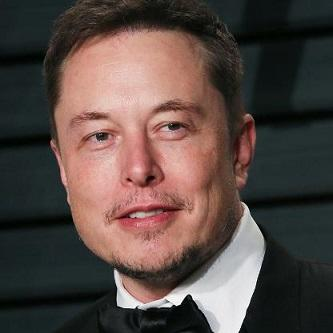
//> input picture imgs/elon.png, 333 x 333 px
$ ./equalize   (built with g++ and OpenCV 4)
//> lines starting //> are read from the running program, lines starting //| are printed output that depends on the picture; after the words box and inside, x2 and y2 are one past the last pixel; in counts of white or black regions, pixels touching at a corner belong together
#include <iostream>
#include <opencv2/opencv.hpp>

using namespace cv;
using namespace std;

int main(int argc, char** argv){
  Mat image;
  int width, height;
  vector<Mat> planes;
  int nbins = 64;
  float range[] = {0, 256};
  const float *histrange = { range };
  bool uniform = true;
  bool acummulate = false;

    image = imread("elon.png", CV_LOAD_IMAGE_GRAYSCALE);
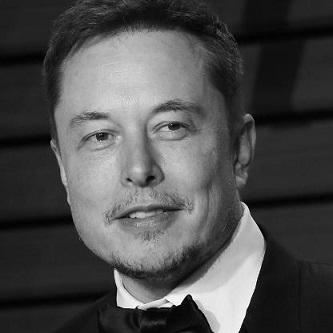
//> image: 333 rows x 333 cols, CV_8UC1; min 0, max 255, mean 76.5
    if (!image.data)
    {
        cout << "nao abriu" << endl;
    }
    namedWindow("janela", WINDOW_AUTOSIZE);

  width  = image.size().width;
//> width = 333
  height = image.size().height;
//> height = 333

  cout << "largura = " << width << endl;
//| largura = 333
  cout << "altura  = " << height << endl;
//| altura  = 333

  int histw = nbins, histh = nbins/2;
  //equalization for one channel
  Mat histImg(histh, histw, CV_8UC1, Scalar(0,0,0));
  Mat histImgEQ(histh, histw, CV_8UC1, Scalar(0,0,0));
  Mat eq;
  equalizeHist(image, eq);
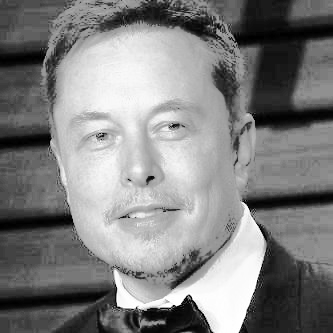
//> eq: 333 rows x 333 cols, CV_8UC1; min 0, max 255, mean 128.7
  Mat hist, histEQ;
    calcHist(&image, 1, 0, Mat(), hist, 1,
             &nbins, &histrange,
             uniform, acummulate);
//> hist = 64 values, max 10325 at index 8, min 32 at index 62, mean 1732.6
    calcHist(&eq, 1, 0, Mat(), histEQ, 1,
             &nbins, &histrange,
             uniform, acummulate);
//> histEQ = 64 values, max 3219 at index 6, min 0 at index 17, mean 1732.6

    cout << "chegou aqui";

    normalize(hist, hist, 0, histImg.rows, NORM_MINMAX, -1, Mat());
//> hist = 64 values, max 32 at index 8, min 0 at index 62, mean 5.29
    normalize(histEQ, histEQ, 0, histImgEQ.rows, NORM_MINMAX, -1, Mat());
//> histEQ = 64 values, max 32 at index 6, min 0 at index 17, mean 17.22

    histImg.setTo(Scalar(0));
    histImgEQ.setTo(Scalar(0));

    for(int i=0; i<nbins; i++){
      line(histImg,
           Point(i, histh),
           Point(i, histh-cvRound(hist.at<float>(i))),
           Scalar(255), 1, 8, 0);
      line(histImgEQ,
           Point(i, histh),
           Point(i, histh-cvRound(histEQ.at<float>(i))),
           Scalar(255), 1, 8, 0);
    }
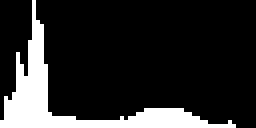
//> histImg: 32 rows x 64 cols, CV_8UC1 (shown 4 times larger); 16.4% white; 1 white region, box (x1, y1, x2, y2) and area: (0, 0, 59, 32) 336
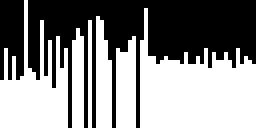
//> histImgEQ: 32 rows x 64 cols, CV_8UC1 (shown 4 times larger); 53.8% white; 2 black regions, box (x1, y1, x2, y2) and area: (7, 0, 64, 32) 842, (0, 0, 6, 20) 105
    histImg.copyTo(image(Rect(0, 0       ,nbins, histh)));
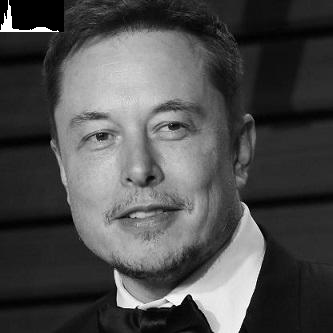
//> image: 333 rows x 333 cols, CV_8UC1; 1.85% of pixels changed, all inside (x1, y1, x2, y2) = (0, 0, 64, 32)
    histImgEQ.copyTo(eq(Rect(0, histh   ,nbins, histh)));
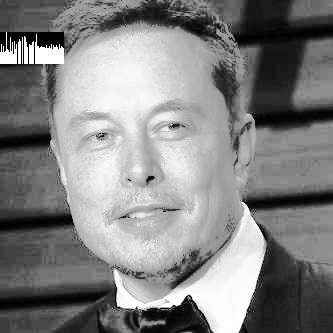
//> eq: 333 rows x 333 cols, CV_8UC1; 1.84% of pixels changed, all inside (x1, y1, x2, y2) = (0, 32, 64, 64)
    imshow("image", image);
    imshow("eq", eq);
    imwrite("equalize.png", image);
    imwrite("equalizeeq.png", eq);
    waitKey();

  return 0;
}

$ run again, with imgs/Original_homomorfico.png copied over imgs/elon.png
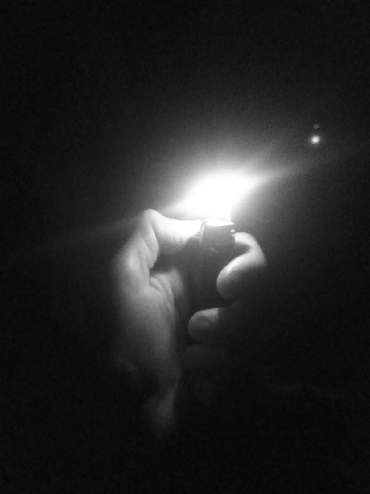
//> input picture imgs/Original_homomorfico.png, 370 x 494 px
//> image is the input picture: 494 rows x 370 cols, CV_8UC1; min 4, max 255, mean 36.8
//| largura = 370
//| altura  = 494
//> `calcHist(&image, 1, 0, Mat(), hist, 1, &nbins, &histrange, uniform, ac..`: hist = 64 values, max 43832 at index 3, min 0 at index 0, mean 2855.9
//> `calcHist(&eq, 1, 0, Mat(), histEQ, 1, &nbins, &histrange, uniform, acu..`: histEQ = 64 values, max 14136 at index 19, min 0 at index 1, mean 2855.9
//> `normalize(hist, hist, 0, histImg.rows, NORM_MINMAX, -1, Mat());`: hist = 64 values, max 32 at index 3, min 0 at index 0, mean 2.09
//> `normalize(histEQ, histEQ, 0, histImgEQ.rows, NORM_MINMAX, -1, Mat());`: histEQ = 64 values, max 32 at index 19, min 0 at index 1, mean 6.47
//> after the loop `for(int i=0; i<nbins; i++)`:
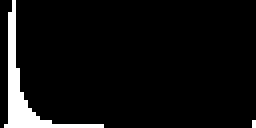
//> histImg: 32 rows x 64 cols, CV_8UC1 (shown 4 times larger); 6.2% white; 2 white regions (1 under 20 px), largest, box (x1, y1, x2, y2) and area: (1, 0, 26, 32) 124
//> image: 494 rows x 370 cols, CV_8UC1; 1.12% of pixels changed, all inside (x1, y1, x2, y2) = (0, 0, 64, 32)
//> `histImgEQ.copyTo(eq(Rect(0, histh   ,nbins, histh)));`:
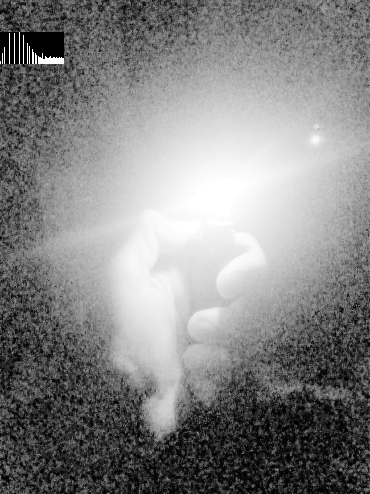
//> eq: 494 rows x 370 cols, CV_8UC1; min 0, max 255, mean 131.8

$ run again, with imgs/biel.png copied over imgs/elon.png
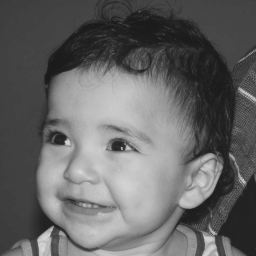
//> input picture imgs/biel.png, 256 x 256 px
//> image is the input picture: 256 rows x 256 cols, CV_8UC1; min 26, max 219, mean 100.9
//| largura = 256
//| altura  = 256
//> `calcHist(&image, 1, 0, Mat(), hist, 1, &nbins, &histrange, uniform, ac..`: hist = 64 values, max 10282 at index 16, min 0 at index 0, mean 1024
//> `calcHist(&eq, 1, 0, Mat(), histEQ, 1, &nbins, &histrange, uniform, acu..`: histEQ = 64 values, max 4524 at index 23, min 0 at index 16, mean 1024
//> `normalize(hist, hist, 0, histImg.rows, NORM_MINMAX, -1, Mat());`: hist = 64 values, max 32 at index 16, min 0 at index 0, mean 3.19
//> `normalize(histEQ, histEQ, 0, histImgEQ.rows, NORM_MINMAX, -1, Mat());`: histEQ = 64 values, max 32 at index 23, min 0 at index 16, mean 7.24
//> after the loop `for(int i=0; i<nbins; i++)`:
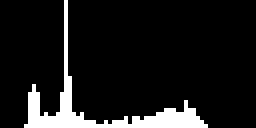
//> histImg: 32 rows x 64 cols, CV_8UC1 (shown 4 times larger); 10% white; 1 white region, box (x1, y1, x2, y2) and area: (6, 0, 52, 32) 204
//> image: 256 rows x 256 cols, CV_8UC1; 3.12% of pixels changed, all inside (x1, y1, x2, y2) = (0, 0, 64, 32)
//> `histImgEQ.copyTo(eq(Rect(0, histh   ,nbins, histh)));`:
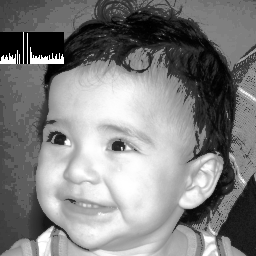
//> eq: 256 rows x 256 cols, CV_8UC1; min 0, max 255, mean 128.6

$ run again, with imgs/eq.png copied over imgs/elon.png
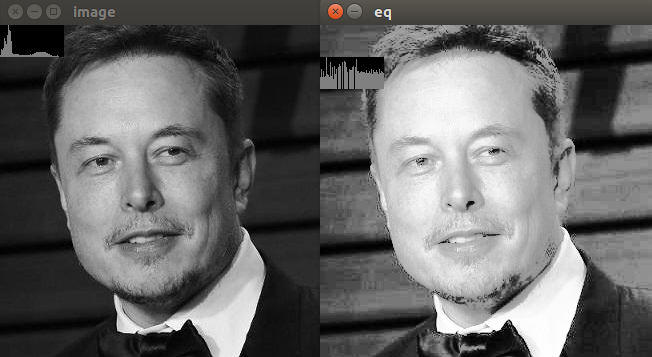
//> input picture imgs/eq.png, 652 x 357 px
//| largura = 652
//| altura  = 357
//> `calcHist(&image, 1, 0, Mat(), hist, 1, &nbins, &histrange, uniform, ac..`: hist = 64 values, max 10303 at index 8, min 832 at index 28, mean 3636.9
//> `calcHist(&eq, 1, 0, Mat(), histEQ, 1, &nbins, &histrange, uniform, acu..`: histEQ = 64 values, max 5610 at index 0, min 1466 at index 32, mean 3636.9
//> `normalize(hist, hist, 0, histImg.rows, NORM_MINMAX, -1, Mat());`: hist = 64 values, max 32 at index 8, min 0 at index 28, mean 9.48
//> `normalize(histEQ, histEQ, 0, histImgEQ.rows, NORM_MINMAX, -1, Mat());`: histEQ = 64 values, max 32 at index 0, min 0 at index 32, mean 16.76
//> after the loop `for(int i=0; i<nbins; i++)`:
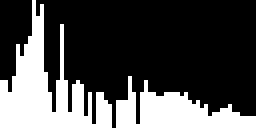
//> histImg: 32 rows x 64 cols, CV_8UC1 (shown 4 times larger); 29.7% white; 2 white regions, box (x1, y1, x2, y2) and area: (0, 0, 28, 32) 379, (29, 19, 64, 32) 230
//> `histImgEQ.copyTo(eq(Rect(0, histh   ,nbins, histh)));`:
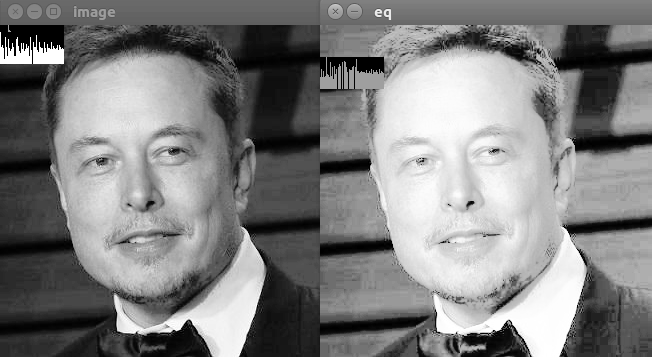
//> eq: 357 rows x 652 cols, CV_8UC1; min 0, max 255, mean 127.6
